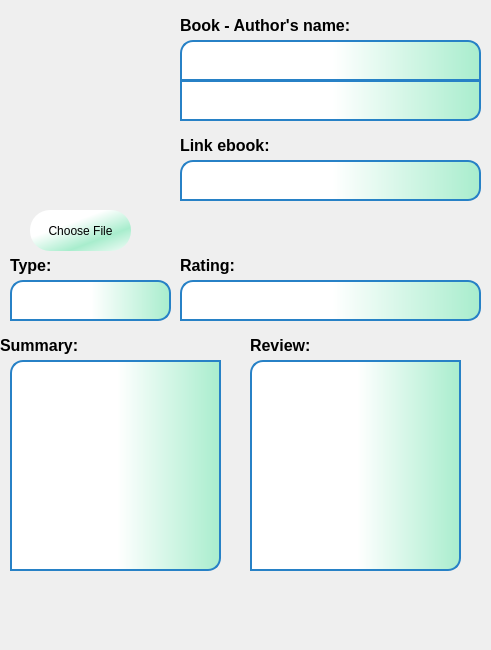
<?xml version="1.0" encoding="UTF-8"?>
<ui version="4.0">
 <class>informationDialog</class>
 <widget class="QDialog" name="informationDialog">
  <property name="geometry">
   <rect>
    <x>0</x>
    <y>0</y>
    <width>491</width>
    <height>650</height>
   </rect>
  </property>
  <property name="windowTitle">
   <string>informationDialog</string>
  </property>
  <property name="styleSheet">
   <string notr="true">QPushButton {	
	border-radius: 40px;
	background-color: qlineargradient(spread:reflect, x1:0.669951, y1:0.727273, x2:0, y2:0, stop:0 rgba(168, 237, 205, 255), stop:0.492611 rgba(255, 255, 255, 255));

}


QPushButton:hover {
background: qradialgradient(cx: 0.3, cy: -0.4,
fx: 0.3, fy: -0.4,
radius: 1.35, stop: 0 #fff, stop: 1 rgb(212, 236, 215));
}

QPushButton:pressed {
background: qradialgradient(cx: 0.4, cy: -0.1,
fx: 0.4, fy: -0.1,
radius: 1.35, stop: 0 #fff, stop: 1 #ddd);
}</string>
  </property>
  <widget class="QLineEdit" name="author">
   <property name="geometry">
    <rect>
     <x>180</x>
     <y>80</y>
     <width>301</width>
     <height>41</height>
    </rect>
   </property>
   <property name="font">
    <font>
     <family>Gadugi</family>
     <pointsize>12</pointsize>
    </font>
   </property>
   <property name="styleSheet">
    <string notr="true">border: 2px solid #2781c6;


/*border-top-left-radius:13px;
border-top-right-radius: 13px;*/
border-bottom-right-radius:13px;

background-color: qlineargradient(spread:pad, x1:1, y1:0, x2:0, y2:0, stop:0 rgba(168, 237, 205, 255), stop:0.492611 rgba(255, 255, 255, 255));</string>
   </property>
   <property name="text">
    <string/>
   </property>
  </widget>
  <widget class="QLineEdit" name="link">
   <property name="geometry">
    <rect>
     <x>180</x>
     <y>160</y>
     <width>301</width>
     <height>41</height>
    </rect>
   </property>
   <property name="font">
    <font>
     <family>Gadugi</family>
     <pointsize>8</pointsize>
    </font>
   </property>
   <property name="styleSheet">
    <string notr="true">border: 2px solid #2781c6;


border-top-left-radius:13px;
border-top-right-radius: 13px;
border-bottom-right-radius:13px;

background-color: qlineargradient(spread:pad, x1:1, y1:0, x2:0, y2:0, stop:0 rgba(168, 237, 205, 255), stop:0.492611 rgba(255, 255, 255, 255));</string>
   </property>
   <property name="alignment">
    <set>Qt::AlignRight|Qt::AlignTrailing|Qt::AlignVCenter</set>
   </property>
  </widget>
  <widget class="QLineEdit" name="rating">
   <property name="geometry">
    <rect>
     <x>180</x>
     <y>280</y>
     <width>301</width>
     <height>41</height>
    </rect>
   </property>
   <property name="font">
    <font>
     <family>Gadugi</family>
     <pointsize>12</pointsize>
    </font>
   </property>
   <property name="styleSheet">
    <string notr="true">border: 2px solid #2781c6;


border-top-left-radius:13px;
border-top-right-radius: 13px;
border-bottom-right-radius:13px;

background-color: qlineargradient(spread:pad, x1:1, y1:0, x2:0, y2:0, stop:0 rgba(168, 237, 205, 255), stop:0.492611 rgba(255, 255, 255, 255));</string>
   </property>
  </widget>
  <widget class="QLineEdit" name="bookname">
   <property name="geometry">
    <rect>
     <x>180</x>
     <y>40</y>
     <width>301</width>
     <height>41</height>
    </rect>
   </property>
   <property name="font">
    <font>
     <family>Gadugi</family>
     <pointsize>12</pointsize>
    </font>
   </property>
   <property name="styleSheet">
    <string notr="true">border: 2px solid #2781c6;


border-top-left-radius:13px;
border-top-right-radius: 13px;


background-color: qlineargradient(spread:pad, x1:1, y1:0, x2:0, y2:0, stop:0 rgba(168, 237, 205, 255), stop:0.492611 rgba(255, 255, 255, 255));</string>
   </property>
  </widget>
  <widget class="QLabel" name="img">
   <property name="geometry">
    <rect>
     <x>6</x>
     <y>2</y>
     <width>161</width>
     <height>201</height>
    </rect>
   </property>
   <property name="frameShape">
    <enum>QFrame::NoFrame</enum>
   </property>
   <property name="text">
    <string/>
   </property>
  </widget>
  <widget class="QScrollArea" name="scrollArea">
   <property name="geometry">
    <rect>
     <x>10</x>
     <y>360</y>
     <width>231</width>
     <height>211</height>
    </rect>
   </property>
   <property name="frameShape">
    <enum>QFrame::NoFrame</enum>
   </property>
   <property name="widgetResizable">
    <bool>true</bool>
   </property>
   <widget class="QWidget" name="scrollAreaWidgetContents">
    <property name="geometry">
     <rect>
      <x>0</x>
      <y>0</y>
      <width>231</width>
      <height>211</height>
     </rect>
    </property>
    <widget class="QTextEdit" name="summary">
     <property name="geometry">
      <rect>
       <x>0</x>
       <y>0</y>
       <width>211</width>
       <height>211</height>
      </rect>
     </property>
     <property name="styleSheet">
      <string notr="true">border: 2px solid #2781c6;


border-top-left-radius:13px;
border-bottom-right-radius: 13px;


background-color: qlineargradient(spread:pad, x1:1, y1:0, x2:0, y2:0, stop:0 rgba(168, 237, 205, 255), stop:0.492611 rgba(255, 255, 255, 255));</string>
     </property>
    </widget>
   </widget>
  </widget>
  <widget class="QScrollArea" name="scrollArea_2">
   <property name="geometry">
    <rect>
     <x>250</x>
     <y>360</y>
     <width>231</width>
     <height>211</height>
    </rect>
   </property>
   <property name="frameShape">
    <enum>QFrame::NoFrame</enum>
   </property>
   <property name="widgetResizable">
    <bool>true</bool>
   </property>
   <widget class="QWidget" name="scrollAreaWidgetContents_2">
    <property name="geometry">
     <rect>
      <x>0</x>
      <y>0</y>
      <width>231</width>
      <height>211</height>
     </rect>
    </property>
    <widget class="QTextEdit" name="review">
     <property name="geometry">
      <rect>
       <x>0</x>
       <y>0</y>
       <width>211</width>
       <height>211</height>
      </rect>
     </property>
     <property name="styleSheet">
      <string notr="true">border: 2px solid #2781c6;


border-top-left-radius:13px;
border-bottom-right-radius: 13px;


background-color: qlineargradient(spread:pad, x1:1, y1:0, x2:0, y2:0, stop:0 rgba(168, 237, 205, 255), stop:0.492611 rgba(255, 255, 255, 255));</string>
     </property>
    </widget>
   </widget>
  </widget>
  <widget class="QLineEdit" name="type">
   <property name="geometry">
    <rect>
     <x>10</x>
     <y>280</y>
     <width>161</width>
     <height>41</height>
    </rect>
   </property>
   <property name="font">
    <font>
     <family>Gadugi</family>
     <pointsize>12</pointsize>
    </font>
   </property>
   <property name="styleSheet">
    <string notr="true">border: 2px solid #2781c6;


border-top-left-radius:13px;
border-top-right-radius: 13px;
border-bottom-right-radius:13px;

background-color: qlineargradient(spread:pad, x1:1, y1:0, x2:0, y2:0, stop:0 rgba(168, 237, 205, 255), stop:0.492611 rgba(255, 255, 255, 255));</string>
   </property>
  </widget>
  <widget class="QLabel" name="label_2">
   <property name="geometry">
    <rect>
     <x>180</x>
     <y>10</y>
     <width>301</width>
     <height>31</height>
    </rect>
   </property>
   <property name="font">
    <font>
     <pointsize>12</pointsize>
     <weight>75</weight>
     <bold>true</bold>
    </font>
   </property>
   <property name="text">
    <string>Book - Author's name:</string>
   </property>
  </widget>
  <widget class="QLabel" name="label_3">
   <property name="geometry">
    <rect>
     <x>180</x>
     <y>130</y>
     <width>301</width>
     <height>31</height>
    </rect>
   </property>
   <property name="font">
    <font>
     <pointsize>12</pointsize>
     <weight>75</weight>
     <bold>true</bold>
    </font>
   </property>
   <property name="text">
    <string>Link ebook:</string>
   </property>
  </widget>
  <widget class="QLabel" name="label_4">
   <property name="geometry">
    <rect>
     <x>10</x>
     <y>250</y>
     <width>161</width>
     <height>31</height>
    </rect>
   </property>
   <property name="font">
    <font>
     <pointsize>12</pointsize>
     <weight>75</weight>
     <bold>true</bold>
    </font>
   </property>
   <property name="text">
    <string>Type:</string>
   </property>
  </widget>
  <widget class="QLabel" name="label_5">
   <property name="geometry">
    <rect>
     <x>0</x>
     <y>330</y>
     <width>201</width>
     <height>31</height>
    </rect>
   </property>
   <property name="font">
    <font>
     <pointsize>12</pointsize>
     <weight>75</weight>
     <bold>true</bold>
    </font>
   </property>
   <property name="text">
    <string>Summary:</string>
   </property>
  </widget>
  <widget class="QLabel" name="label_6">
   <property name="geometry">
    <rect>
     <x>250</x>
     <y>330</y>
     <width>301</width>
     <height>31</height>
    </rect>
   </property>
   <property name="font">
    <font>
     <pointsize>12</pointsize>
     <weight>75</weight>
     <bold>true</bold>
    </font>
   </property>
   <property name="text">
    <string>Review:</string>
   </property>
  </widget>
  <widget class="QPushButton" name="loadButton">
   <property name="geometry">
    <rect>
     <x>30</x>
     <y>210</y>
     <width>101</width>
     <height>41</height>
    </rect>
   </property>
   <property name="styleSheet">
    <string notr="true">border-radius: 20px;</string>
   </property>
   <property name="text">
    <string>Choose File</string>
   </property>
  </widget>
  <widget class="QLabel" name="label_7">
   <property name="geometry">
    <rect>
     <x>180</x>
     <y>250</y>
     <width>161</width>
     <height>31</height>
    </rect>
   </property>
   <property name="font">
    <font>
     <pointsize>12</pointsize>
     <weight>75</weight>
     <bold>true</bold>
    </font>
   </property>
   <property name="text">
    <string>Rating:</string>
   </property>
  </widget>
  <widget class="QPushButton" name="yes">
   <property name="geometry">
    <rect>
     <x>140</x>
     <y>590</y>
     <width>71</width>
     <height>51</height>
    </rect>
   </property>
   <property name="styleSheet">
    <string notr="true">background:transparent;</string>
   </property>
   <property name="text">
    <string/>
   </property>
   <property name="icon">
    <iconset resource="LIBPRO.qrc">
     <normaloff>:/LIBPRO/Alecive-Flatwoken-Apps-Dialog-Apply.ico</normaloff>:/LIBPRO/Alecive-Flatwoken-Apps-Dialog-Apply.ico</iconset>
   </property>
   <property name="iconSize">
    <size>
     <width>50</width>
     <height>50</height>
    </size>
   </property>
  </widget>
  <widget class="QPushButton" name="no">
   <property name="geometry">
    <rect>
     <x>250</x>
     <y>590</y>
     <width>71</width>
     <height>51</height>
    </rect>
   </property>
   <property name="styleSheet">
    <string notr="true">background: transparent;</string>
   </property>
   <property name="text">
    <string/>
   </property>
   <property name="icon">
    <iconset resource="LIBPRO.qrc">
     <normaloff>:/LIBPRO/Alecive-Flatwoken-Apps-Dialog-Close.ico</normaloff>:/LIBPRO/Alecive-Flatwoken-Apps-Dialog-Close.ico</iconset>
   </property>
   <property name="iconSize">
    <size>
     <width>50</width>
     <height>50</height>
    </size>
   </property>
  </widget>
 </widget>
 <layoutdefault spacing="6" margin="11"/>
 <resources>
  <include location="LIBPRO.qrc"/>
 </resources>
 <connections/>
</ui>
